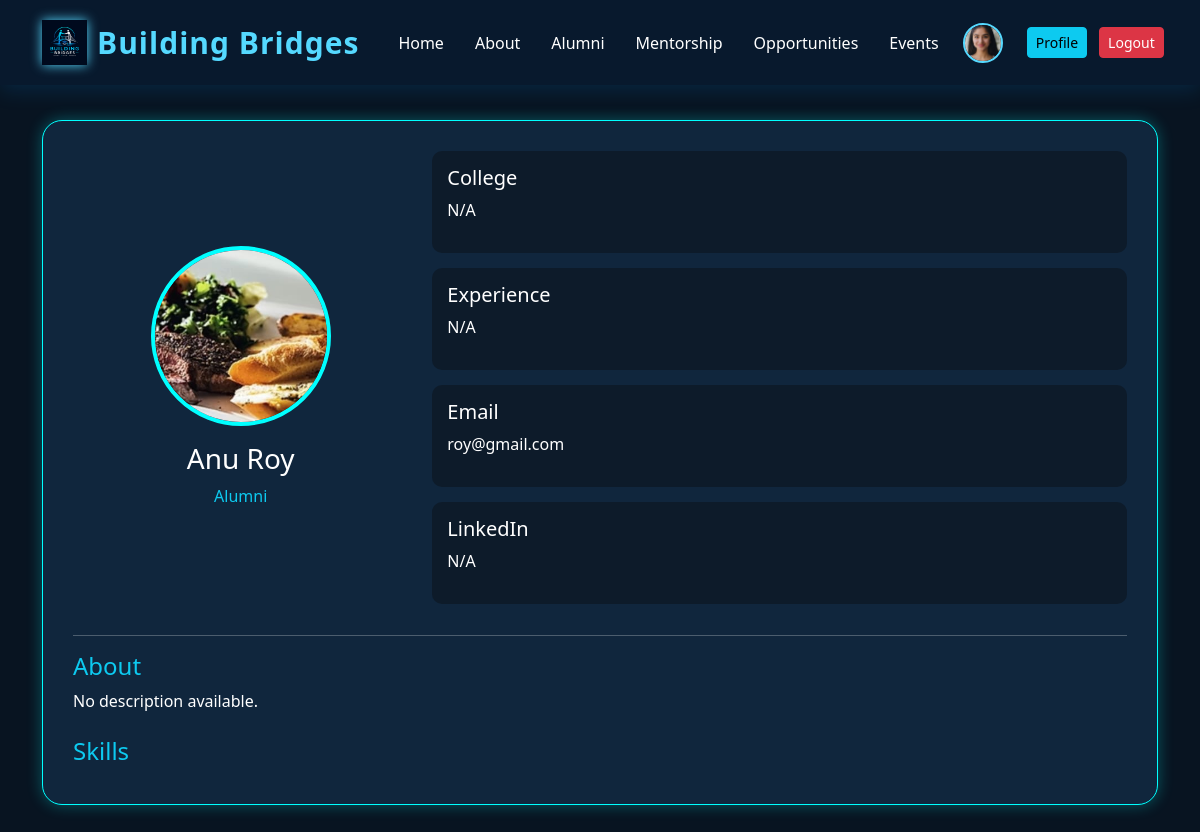
Page /profile.php?id=25 (signed in) on the committed database.
### tables this page shows
CREATE TABLE `users1` (
  `id` int(11) NOT NULL,
  `full_name` varchar(100) NOT NULL,
  `email` varchar(100) NOT NULL,
  `password` varchar(255) NOT NULL,
  `role` enum('student','alumni','admin') NOT NULL,
  `department` varchar(100) DEFAULT NULL,
  `phone` varchar(20) DEFAULT NULL,
  `profile_image` varchar(255) DEFAULT NULL,
  `created_at` timestamp NOT NULL DEFAULT current_timestamp(),
  `bio` text DEFAULT NULL,
  `designation` varchar(255) DEFAULT NULL,
  `company` varchar(255) DEFAULT NULL,
  `skills` text DEFAULT NULL
);

### profile.php (the view, shortened to what this page needs)
<?php
include("includes/connect.php");
$id = $_GET['id'] ?? null;
$result = mysqli_query($conn, "SELECT * FROM users1 WHERE id=$id AND role='alumni'");
$user = mysqli_fetch_assoc($result);
?>
<!DOCTYPE html>
<html lang="en">
<head>
<link href="https://cdn.jsdelivr.net/npm/bootstrap@5.3.3/dist/css/bootstrap.min.css" rel="stylesheet">
</head>
<body>
<?php  include('nav.php');   ?>
<section class="profile-section">
<div class="container">
<div class="profile-card">
<div class="row align-items-center">
<div class="col-md-4 text-center">
<img class="profile-img"
src="<?= !empty($user['profile_image']) ? $user['profile_image'] : 'assets/default.png'; ?>">
<h3 class="mt-3">
<?= htmlspecialchars($user['full_name']); ?>
</h3>
<p class="text-info">
<?= htmlspecialchars($user['designation'] ?? 'Alumni'); ?>
</p>
</div>
<div class="col-md-8">
<div class="info-box">
<h5>College</h5>
<p><?= htmlspecialchars($user['college'] ?? 'N/A'); ?></p>
</div>
<div class="info-box">
<h5>Experience</h5>
<p><?= htmlspecialchars($user['experience'] ?? 'N/A'); ?></p>
</div>
<div class="info-box">
<h5>Email</h5>
<p><?= htmlspecialchars($user['email']); ?></p>
</div>
<div class="info-box">
<h5>LinkedIn</h5>
<p><?= htmlspecialchars($user['linkedin'] ?? 'N/A'); ?></p>
</div>
</div>
</div>
<hr>
<h4 class="text-info">About</h4>
<p>
<?= htmlspecialchars($user['about'] ?? 'No description available.'); ?>
</p>
<h4 class="text-info mt-4">Skills</h4>
</div>
</div>
</section>
</body>
</html>

### profile.php (style rules this page uses)
body { background:#081421; color:white; }
.profile-section { padding:120px 0; }
.profile-card { background:#10263d; border:1px solid cyan; border-radius:20px; padding:30px; box-shadow:0 0 15px rgba(0,255,255,.3); }
.profile-img { width:180px; height:180px; border-radius:50%; border:4px solid cyan; object-fit:cover; }
.info-box { background:#0d1b2a; padding:15px; border-radius:10px; margin-bottom:15px; }

### rows in the picture
users1: profile_image (picture), full_name "Anu Roy", designation "Alumni", email "roy@gmail.com"

### other values in the picture
$user['college'] "N/A"
$user['experience'] "N/A"
$user['linkedin'] "N/A"
$user['about'] "No description available."
